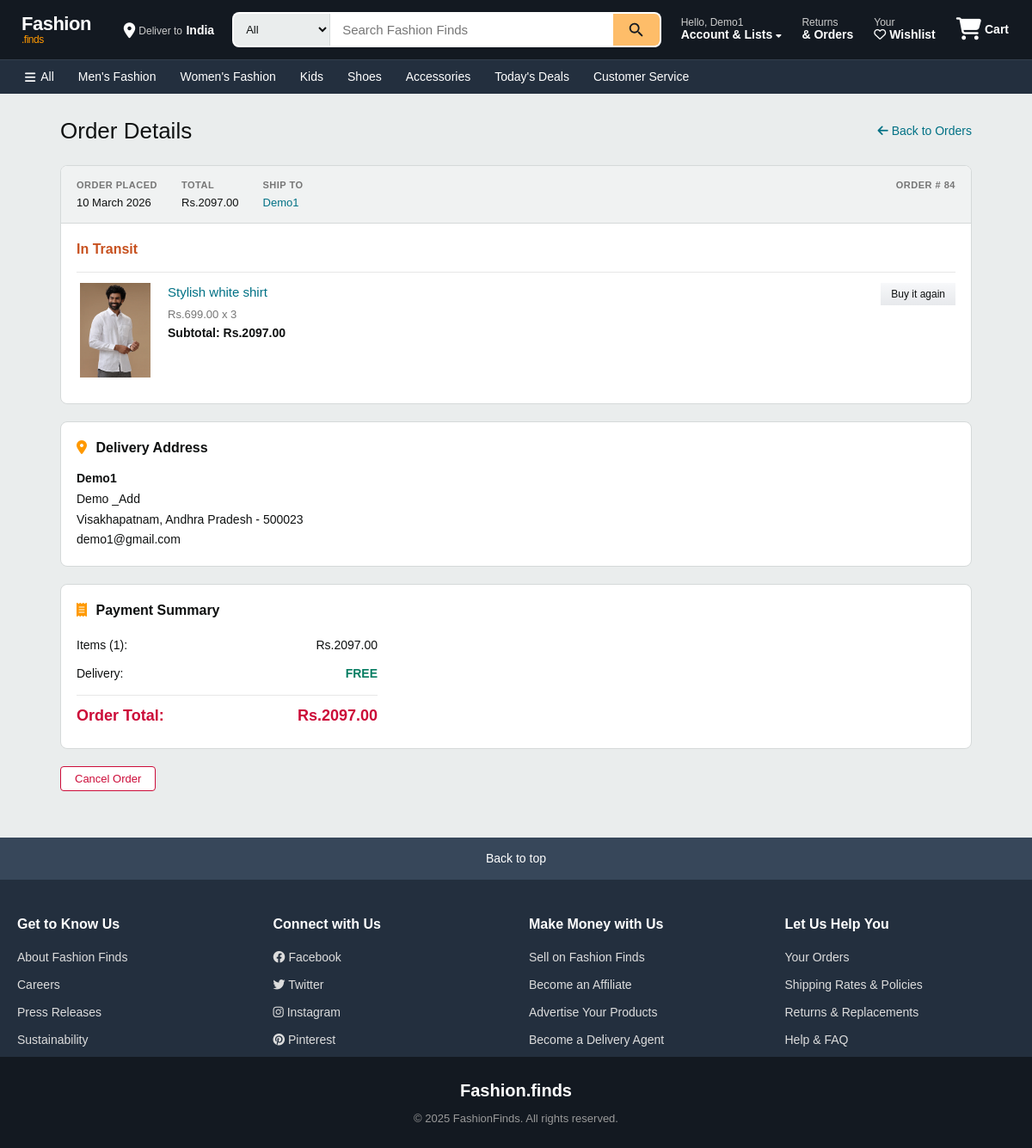
/order/84 (signed in), run on an earlier commit of the app's database.
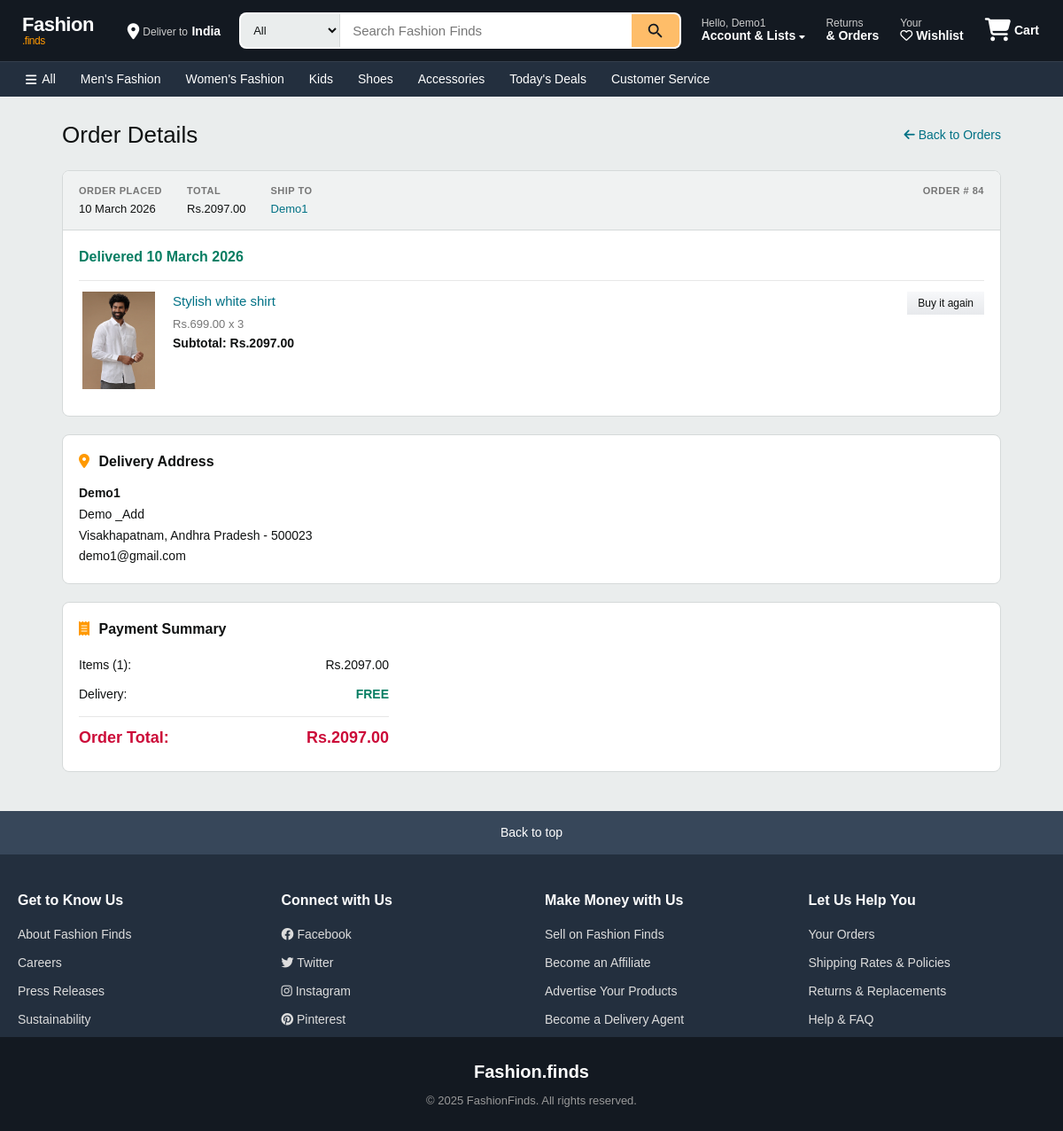
And on a later commit of the database.
### app/models.py (models this page shows, shortened)
class Order(db.Model):
    __tablename__ = 'orders'
    id = db.Column(db.Integer, primary_key=True)
    user_id = db.Column(db.Integer, db.ForeignKey('users.id'), nullable=False)
    total_price = db.Column(db.Float, nullable=False)
    status = db.Column(db.String(50), nullable=False, default="Pending")  # ('Pending', 'Shipped', 'Delivered', 'Cancelled')
    order_date = db.Column(db.DateTime, nullable=False, default=lambda: datetime.now(timezone.utc))
    delivery_date = db.Column(db.DateTime, nullable=True)
    order_items = db.relationship('OrderItem', backref='order', lazy=True, cascade="all, delete-orphan")
    delivery_person_id = db.Column(db.Integer, db.ForeignKey('users.id'), nullable=True)
    customer_name = db.Column(db.String(100), nullable=False)
    address_line_1 = db.Column(db.String(100), nullable=False)
    state = db.Column(db.String(100), nullable=False)
    city = db.Column(db.String(100), nullable=False)
    pincode = db.Column(db.String(20), nullable=False)
    mail = db.Column(db.String(50), nullable=False)

### app/views.py (the view)
@views.route('/order/<int:order_id>', methods=['GET'])
@login_required
def view_order_items(order_id):
    order = Order.query.get(order_id)
    if not order or order.user_id != current_user.id :
        flash('Order not found!', 'danger')
        return redirect(url_for('views.my_orders'))
    order_items = OrderItem.query.filter_by(order_id=order.id).all()
    return render_template('view_order.html', order=order, order_items=order_items)

### app/templates/view_order.html (shortened to what the changed rows need)
{% extends "base.html" %}
{% block content %}
<div class="orders-page">
    <div class="orders-header">
        <h1>Order Details</h1>
    </div>
    <div class="order-card">
        <div class="order-card-header">
            <div class="order-header-col">
                <span class="order-header-label">ORDER PLACED</span>
                <span class="order-header-value">{{ order.order_date.strftime('%d %B %Y') }}</span>
            </div>
            <div class="order-header-col">
                <span class="order-header-label">TOTAL</span>
                <span class="order-header-value">Rs.{{ "%.2f"|format(order.total_price) }}</span>
            </div>
            <div class="order-header-col">
                <span class="order-header-label">SHIP TO</span>
                <span class="order-header-value order-header-name">{{ order.customer_name }}</span>
            </div>
            <div class="order-header-col order-header-right">
                <span class="order-header-label">ORDER # {{ order.id }}</span>
            </div>
        </div>
        <div class="order-card-body">
            <div class="order-status-row">
                <span class="order-status
                    {% if order.status == 'Delivered' %} status-delivered
                    {% elif order.status == 'Cancelled' %} status-cancelled
                    {% elif order.status == 'In Transit' %} status-transit
                    {% else %} status-pending
                    {% endif %}">
                    {% if order.status == 'Delivered' %}
                        Delivered {{ order.delivery_date.strftime('%d %B %Y') if order.delivery_date else '' }}
                    {% elif order.status == 'In Transit' %}
                        In Transit
                    {% elif order.status == 'Cancelled' %}
                        Cancelled
                    {% else %}
                        Order Placed
                    {% endif %}
                </span>
            </div>
        </div>
    </div>
    <div class="order-card">
        <div class="order-detail-section">
            <h3 class="order-detail-title"><i class="fas fa-map-marker-alt"></i> Delivery Address</h3>
            <div class="order-address">
                <strong>{{ order.customer_name }}</strong><br>
                {{ order.address_line_1 }}<br>
                {{ order.city }}, {{ order.state }} - {{ order.pincode }}<br>
                {{ order.mail }}
            </div>
        </div>
    </div>
    <div class="order-card">
        <div class="order-detail-section">
            <div class="order-payment-summary">
                <div class="payment-row">
                    <span>Items ({{ order_items|length }}):</span>
                    <span>Rs.{{ "%.2f"|format(order.total_price) }}</span>
                </div>
                <div class="payment-row payment-total">
                    <span>Order Total:</span>
                    <span>Rs.{{ "%.2f"|format(order.total_price) }}</span>
                </div>
            </div>
        </div>
    </div>
    {% if order.status == 'Pending' or order.status == 'In Transit' %}
    <div class="order-action-bar">
        <form action="{{ url_for('views.cancel_order', order_id=order.id) }}" method="POST">
            <button type="submit" class="btn-cancel" onclick="return confirm('Are you sure you want to cancel this order?')">Cancel Order</button>
        </form>
    </div>
    {% endif %}
</div>
{% endblock %}

What changed in the data, as far as the page shows it:
changed Order "Demo1": status "In Transit" → "Delivered" (drawn); delivery_date (not shown) → "10 March 2026"
Also different on the page:
text no longer shown: "In Transit Cancel Order"
text now shown: "Delivered"
